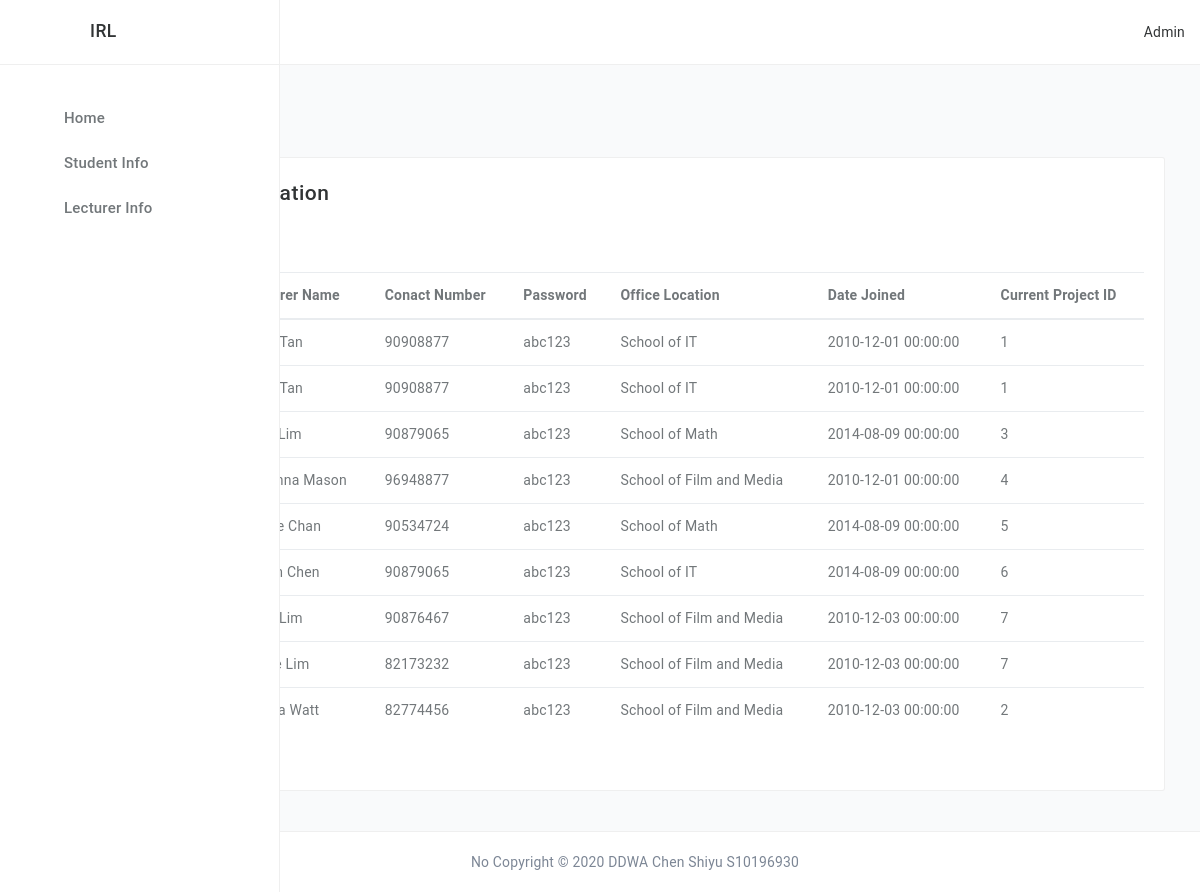
The page /AdminLecturerInfo.php (signed in) on the database its author committed.
### tables this page shows
CREATE TABLE `lecturer` (
  `lecturer_id` int(11) NOT NULL,
  `full_name` varchar(200) NOT NULL,
  `date_joined` datetime NOT NULL,
  `office_location` varchar(200) NOT NULL,
  `contact_no` int(11) NOT NULL,
  `project_id` int(11) NOT NULL,
  `password` varchar(50) DEFAULT NULL
);

### AdminLecturerInfo.php (the view, shortened to what this page needs)
<?php
    $loginUserID="2";
    $fullName = "";
    if(isset($_SESSION["loginUserID"])){
        $loginUserID = $_SESSION["loginUserID"];
    }
    $dbhost = "localhost";
    $dbuser = "root";
    $dbpass = "";
    $dbname = "chenshiyu_ddwa";
    $connection = mysqli_connect($dbhost, $dbuser, $dbpass, $dbname);
    if(mysqli_connect_errno()) {
        die("Database connection failed: " .
            mysqli_connect_error() .
            " (" . mysqli_connect_errno() . ")"
        );
    }
    else {
      $sql = "SELECT * FROM `admin` WHERE admin_id=" . $loginUserID . "";
      $result = $connection->query($sql);
      if ($result->num_rows > 0) {
          if($row = mysqli_fetch_assoc($result)) {
            $fullName = $row["admin_name"];
        }
     }
        $sql = "SELECT * FROM `lecturer` WHERE lecturer_id='1'";
        $result = $connection->query($sql);
        if ($result->num_rows > 0) {
            if($row = mysqli_fetch_assoc($result)) {
               $studentID = $row["lecturer_id"];
               $full_name = $row["full_name"];
               $contactNo = $row["contact_no"];
               $password = $row["password"];
               $officeLocation = $row["office_location"];
               $dateJoined = $row["date_joined"];
               $ProjectID = $row["project_id"];
            }
        }
        $sql = "SELECT * FROM `lecturer` WHERE lecturer_id='1'";
        $result = $connection->query($sql);
        if ($result->num_rows > 0) {
            if($row = mysqli_fetch_assoc($result)) {
               $studentID2 = $row["lecturer_id"];
               $full_name2 = $row["full_name"];
               $contactNo2 = $row["contact_no"];
               $password2 = $row["password"];
               $officeLocation2 = $row["office_location"];
               $dateJoined2 = $row["date_joined"];
               $ProjectID2 = $row["project_id"];
            }
        }
        $sql = "SELECT * FROM `lecturer` WHERE lecturer_id='3'";
        $result = $connection->query($sql);
        if ($result->num_rows > 0) {
            if($row = mysqli_fetch_assoc($result)) {
               $studentID3 = $row["lecturer_id"];
               $full_name3 = $row["full_name"];
               $contactNo3 = $row["contact_no"];
               $password3 = $row["password"];
               $officeLocation3 = $row["office_location"];
               $dateJoined3 = $row["date_joined"];
               $ProjectID3 = $row["project_id"];
            }
        }
        $sql = "SELECT * FROM `lecturer` WHERE lecturer_id='4'";
        $result = $connection->query($sql);
        if ($result->num_rows > 0) {
            if($row = mysqli_fetch_assoc($result)) {
               $studentID4 = $row["lecturer_id"];
               $full_name4 = $row["full_name"];
               $contactNo4 = $row["contact_no"];
               $password4 = $row["password"];
               $officeLocation4 = $row["office_location"];
               $dateJoined4 = $row["date_joined"];
               $ProjectID4 = $row["project_id"];
            }
        }
        $sql = "SELECT * FROM `lecturer` WHERE lecturer_id='5'";
        $result = $connection->query($sql);
        if ($result->num_rows > 0) {
            if($row = mysqli_fetch_assoc($result)) {
               $studentID5 = $row["lecturer_id"];
               $full_name5 = $row["full_name"];
               $contactNo5 = $row["contact_no"];
               $password5 = $row["password"];
               $officeLocation5 = $row["office_location"];
               $dateJoined5 = $row["date_joined"];
               $ProjectID5 = $row["project_id"];
            }
        }
        $sql = "SELECT * FROM `lecturer` WHERE lecturer_id='6'";
        $result = $connection->query($sql);
        if ($result->num_rows > 0) {
            if($row = mysqli_fetch_assoc($result)) {
               $studentID6 = $row["lecturer_id"];
               $full_name6 = $row["full_name"];
               $contactNo6 = $row["contact_no"];
               $password6 = $row["password"];
               $officeLocation6 = $row["office_location"];
               $dateJoined6 = $row["date_joined"];
               $ProjectID6 = $row["project_id"];
            }
        }
        $sql = "SELECT * FROM `lecturer` WHERE lecturer_id='7'";
        $result = $connection->query($sql);
        if ($result->num_rows > 0) {
            if($row = mysqli_fetch_assoc($result)) {
               $studentID7 = $row["lecturer_id"];
               $full_name7 = $row["full_name"];
               $contactNo7 = $row["contact_no"];
               $password7 = $row["password"];
               $officeLocation7 = $row["office_location"];
               $dateJoined7 = $row["date_joined"];
               $ProjectID7 = $row["project_id"];
            }
        }
        $sql = "SELECT * FROM `lecturer` WHERE lecturer_id='8'";
        $result = $connection->query($sql);
        if ($result->num_rows > 0) {
            if($row = mysqli_fetch_assoc($result)) {
               $studentID8 = $row["lecturer_id"];
               $full_name8 = $row["full_name"];
               $contactNo8 = $row["contact_no"];
               $password8 = $row["password"];
               $officeLocation8 = $row["office_location"];
               $dateJoined8 = $row["date_joined"];
               $ProjectID8 = $row["project_id"];
            }
        }
        $sql = "SELECT * FROM `lecturer` WHERE lecturer_id='9'";
        $result = $connection->query($sql);
        if ($result->num_rows > 0) {
            if($row = mysqli_fetch_assoc($result)) {
               $studentID9 = $row["lecturer_id"];
               $full_name9 = $row["full_name"];
               $contactNo9 = $row["contact_no"];
               $password9 = $row["password"];
               $officeLocation9 = $row["office_location"];
               $dateJoined9 = $row["date_joined"];
               $ProjectID9 = $row["project_id"];
            }
        }
    }
?>
<!DOCTYPE html>
<html>
   <head>
      <link href="https://colorlib.com/polygon/adminator/style.css" rel="stylesheet">
   </head>
   <body class="app">
      <div>
         <div class="sidebar">
            <div class="sidebar-inner">
               <div class="sidebar-logo">
                  <div class="peers ai-c fxw-nw">
                     <div class="peer peer-greed">
                        <a class="sidebar-link td-n" href="#" class="td-n">
                           <div class="peers ai-c fxw-nw">
                              <div class="peer">
                                 <div class="logo"></div>
                              </div>
                           </div>
                        </a>
                     </div>
                  </div>
               </div>
               <ul class="sidebar-menu scrollable pos-r">
                  <li class="nav-item mT-30 active"><a class="sidebar-link" href="/DDWA-Asg1/Admin.php" default><span class="icon-holder"><i class="c-blue-500 ti-home"></i> </span><span class="title">Home</span></a></li>
                  <li class="nav-item"><a class="sidebar-link" href="/DDWA-Asg1/Admin_StudentInfo.php"><span class="icon-holder"><i class="c-brown-500 ti-email"></i> </span><span class="title">Student Info</span></a></li>
                  <li class="nav-item"><a class="sidebar-link" href="/DDWA-Asg1/AdminLecturerInfo.php"><span class="icon-holder"><i class="c-blue-500 ti-share"></i> </span><span class="title">Lecturer Info</span></a></li>
               </ul>
            </div>
         </div>
         <div class="page-container">
            <div class="header navbar">
               <div class="header-container">
                  <ul class="nav-left">
                     <li><a id="sidebar-toggle" class="sidebar-toggle" href="javascript:void(0);"><i class="ti-menu"></i></a></li>
                  </ul>
                  <ul class="nav-right">
                     <li class="dropdown">
                        <a href="" class="dropdown-toggle no-after peers fxw-nw ai-c lh-1" data-toggle="dropdown">
                           <div class="peer"><span class="fsz-sm c-grey-900"><?php echo $fullName?></span></div>
                        </a>
                     </li>
                  </ul>
               </div>
            </div>
            <main class="main-content bgc-grey-100">
               <div id="mainContent">
                  <div class="container-fluid">
                     <h4 class="c-grey-900 mT-10 mB-30">Admin Page</h4>
                     <div class="row">
                        <div class="col-md-12">
                           <div class="bgc-white bd bdrs-3 p-20 mB-20">
                              <h4 class="c-grey-900 mB-20">Lecturer Information</h4>
                              <p>Lecturer Particulars</p>
                              <table class="table">
                                 <thead>
                                    <tr>
                                       <th scope="col">Lecturer ID</th>
                                       <th scope="col">Lecturer Name</th>
                                       <th scope="col">Conact Number</th>
                                       <th scope="col">Password</th>
                                       <th scope="col">Office Location</th>
                                       <th scope="col">Date Joined</th>
                                       <th scope="col">Current Project ID</th>
                                    </tr>
                                 </thead>
                                 <tbody>
                                    <tr>
                                       <td><?php echo $studentID?></td>
                                       <td><?php echo $full_name?></td>
                                       <td><?php echo $contactNo?></td>
                                       <td><?php echo $password?></td>
                                       <td><?php echo $officeLocation?></td>
                                       <td><?php echo $dateJoined?></td>
                                       <td><?php echo $ProjectID?></td>
                                    </tr>
                                    <tr>
                                       <td><?php echo $studentID2?></td>
                                       <td><?php echo $full_name2?></td>
                                       <td><?php echo $contactNo2?></td>
                                       <td><?php echo $password2?></td>
                                       <td><?php echo $officeLocation2?></td>
                                       <td><?php echo $dateJoined2?></td>
                                       <td><?php echo $ProjectID2?></td>
                                    </tr>
                                    <tr>
                                       <td><?php echo $studentID3?></td>
                                       <td><?php echo $full_name3?></td>
                                       <td><?php echo $contactNo3?></td>
                                       <td><?php echo $password3?></td>
                                       <td><?php echo $officeLocation3?></td>
                                       <td><?php echo $dateJoined3?></td>
                                       <td><?php echo $ProjectID3?></td>
                                    </tr>
                                    <tr>
                                       <td><?php echo $studentID4?></td>
                                       <td><?php echo $full_name4?></td>
                                       <td><?php echo $contactNo4?></td>
                                       <td><?php echo $password4?></td>
                                       <td><?php echo $officeLocation4?></td>
                                       <td><?php echo $dateJoined4?></td>
                                       <td><?php echo $ProjectID4?></td>
                                    </tr>
                                    <tr>
                                       <td><?php echo $studentID5?></td>
                                       <td><?php echo $full_name5?></td>
                                       <td><?php echo $contactNo5?></td>
                                       <td><?php echo $password5?></td>
                                       <td><?php echo $officeLocation5?></td>
                                       <td><?php echo $dateJoined5?></td>
                                       <td><?php echo $ProjectID5?></td>
                                    </tr>
                                    <tr>
                                       <td><?php echo $studentID6?></td>
                                       <td><?php echo $full_name6?></td>
                                       <td><?php echo $contactNo6?></td>
                                       <td><?php echo $password6?></td>
                                       <td><?php echo $officeLocation6?></td>
                                       <td><?php echo $dateJoined6?></td>
                                       <td><?php echo $ProjectID6?></td>
                                    </tr>
                                    <tr>
                                       <td><?php echo $studentID7?></td>
                                       <td><?php echo $full_name7?></td>
                                       <td><?php echo $contactNo7?></td>
                                       <td><?php echo $password7?></td>
                                       <td><?php echo $officeLocation7?></td>
                                       <td><?php echo $dateJoined7?></td>
                                       <td><?php echo $ProjectID7?></td>
                                    </tr>
                                    <tr>
                                       <td><?php echo $studentID8?></td>
                                       <td><?php echo $full_name8?></td>
                                       <td><?php echo $contactNo8?></td>
                                       <td><?php echo $password8?></td>
                                       <td><?php echo $officeLocation8?></td>
                                       <td><?php echo $dateJoined8?></td>
                                       <td><?php echo $ProjectID8?></td>
                                    </tr>
                                    <tr>
                                       <td><?php echo $studentID9?></td>
                                       <td><?php echo $full_name9?></td>
                                       <td><?php echo $contactNo9?></td>
                                       <td><?php echo $password9?></td>
                                       <td><?php echo $officeLocation9?></td>
                                       <td><?php echo $dateJoined9?></td>
                                       <td><?php echo $ProjectID9?></td>
                                    </tr>
                                 </tbody>
                              </table><br>
                           </div>
                        </div>
                     </div>
               </div>
            </main>
            <footer class="bdT ta-c p-30 lh-0 fsz-sm c-grey-600">
               <span>No Copyright © 2020 DDWA Chen Shiyu S10196930</span>
            </footer>
         </div>
      </div>
   </body>
</html>

### rows shown on the page
lecturer: full_name "Mary Tan", contact_no "90908877", password "abc123", office_location "School of IT", date_joined "2010-12-01 00:00:00", project "1"
lecturer: full_name "Lexa Lim", contact_no "90879065", password "abc123", office_location "School of Math", date_joined "2014-08-09 00:00:00", project "3"
lecturer: full_name "Johanna Mason", contact_no "96948877", password "abc123", office_location "School of Film and Media", date_joined "2010-12-01 00:00:00", project "4"
lecturer: full_name "Clarke Chan", contact_no "90534724", password "abc123", office_location "School of Math", date_joined "2014-08-09 00:00:00", project "5"
lecturer: full_name "Jason Chen", contact_no "90879065", password "abc123", office_location "School of IT", date_joined "2014-08-09 00:00:00", project "6"
lecturer: full_name "Jane Lim", contact_no "90876467", password "abc123", office_location "School of Film and Media", date_joined "2010-12-03 00:00:00", project "7"
lecturer: full_name "Joyce Lim", contact_no "82173232", password "abc123", office_location "School of Film and Media", date_joined "2010-12-03 00:00:00", project "7"
lecturer: full_name "Katara Watt", contact_no "82774456", password "abc123", office_location "School of Film and Media", date_joined "2010-12-03 00:00:00", project "2"

### other values the page prints
$fullName "Admin"
